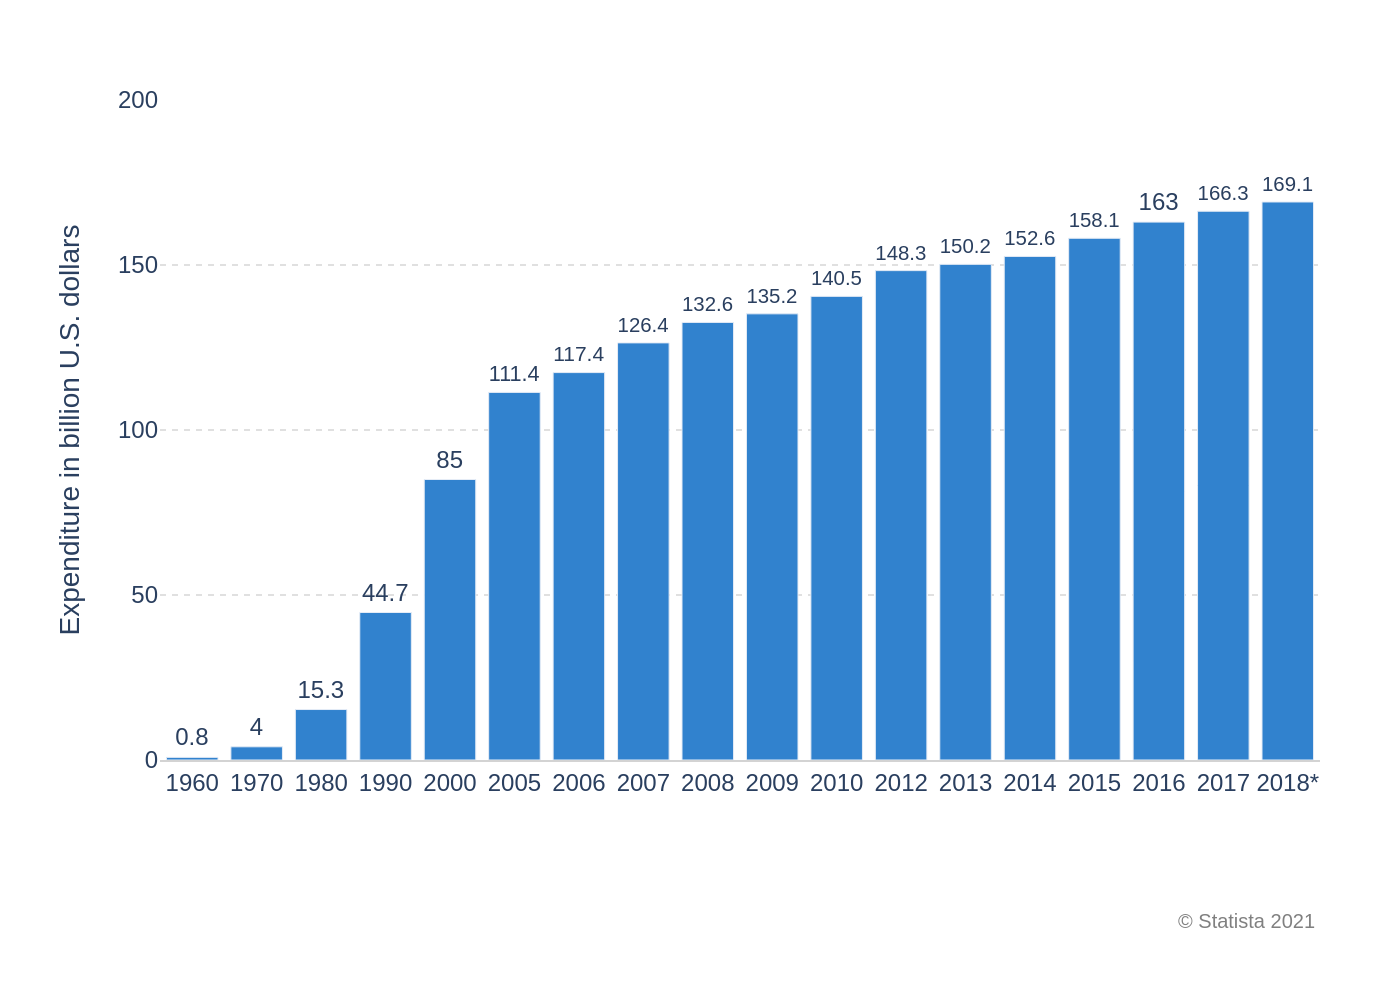

Write the Python code that produced this figure.
import sys
import json
import os
import plotly.graph_objects as go

if len(sys.argv) != 2:
    print(f"Usage: python {os.path.basename(sys.argv[0])} <json_file_path>")
    sys.exit(1)

json_file_path = sys.argv[1]

with open(json_file_path, 'r', encoding='utf-8') as f:
    config = json.load(f)

chart_data = config['chart_data']
texts = config['texts']
colors = config['colors']

categories = [d['category'] for d in chart_data]
values = [d['value'] for d in chart_data]

fig = go.Figure()

fig.add_trace(go.Bar(
    x=categories,
    y=values,
    text=values,
    textposition='outside',
    texttemplate='%{text}',
    marker_color=colors[0],
    cliponaxis=False
))

fig.update_layout(
    font=dict(family="Arial", size=12),
    plot_bgcolor='white',
    paper_bgcolor='white',
    showlegend=False,
    xaxis=dict(
        title_text=texts.get('x_axis_title'),
        showgrid=False,
        showline=True,
        linewidth=1,
        linecolor='lightgrey'
    ),
    yaxis=dict(
        title_text=texts.get('y_axis_title'),
        range=[0, 200],
        showgrid=True,
        gridcolor='#e0e0e0',
        griddash='dot',
        zeroline=False,
        showline=False
    ),
    margin=dict(l=80, r=40, t=50, b=120)
)

if texts.get('source'):
    fig.add_annotation(
        text=texts['source'],
        align='right',
        showarrow=False,
        xref='paper',
        yref='paper',
        x=1.0,
        y=-0.22,
        xanchor='right',
        yanchor='top',
        font=dict(size=10, color='grey')
    )

base_filename = os.path.splitext(os.path.basename(json_file_path))[0]
output_file = f"{base_filename}.png"

fig.write_image(output_file, scale=2)
